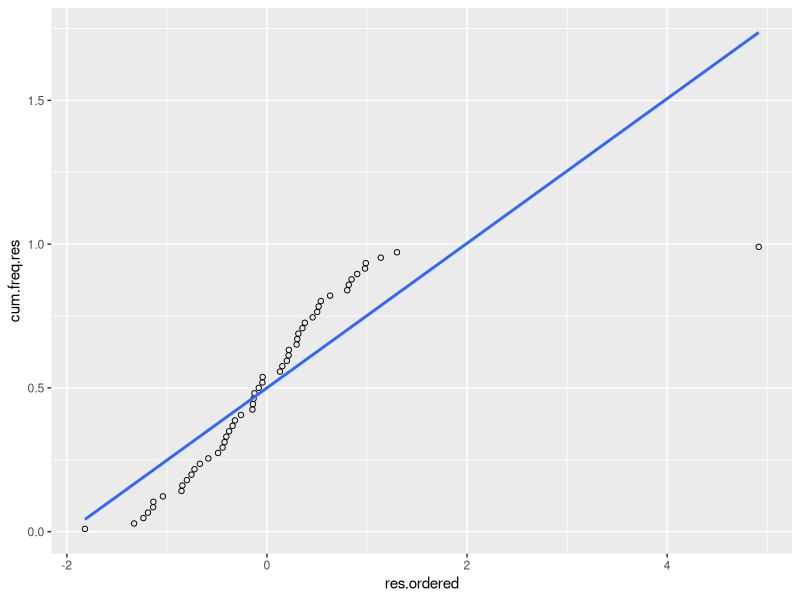

Write R code to recreate this figure. (Note: this script raises an error after producing the figure.)
# Custom functions for multivariate statistics

# Creation date: 
#   2016-02-10
# Created by: 
#   HS
# Objective:
#   Function for residual analytics. Getting analytics like Cook's distance and leverage including cut-off values.
# Usage: 
#   residual.analytics(d.f, x, y, formula.to.choose=lm)
# Input: 
#   d.f: input data.frame
# defining y and x columns
#   y <- colnames(tab.D.14)[1]
#   x <- colnames(tab.D.14)[2]
#   formula.to.choose:
#     - "lm": linear model (= standard)
#     - else: quad model
# Output:
#   data.frame with residual analytics

# loading custom functions for the analysis of residuals:
# source("path/to/custom.functions.R") # OR
# library(devtools) # needed for https source from github
# source_url('https://raw.githubusercontent.com/SperlingH/multiple_Regression_and_ANOVA/master/custom.functions.R')


residual.analytics <- function(d.f, x, y, formula.to.choose = "lm"){
  # choose model
  if (formula.to.choose == "lm"){
    # linear model [y ~ x]
    formula.1 <- as.formula(paste(y , " ~ " , x))
  }
  else
    # quadric model [y ~ x + x^2]
    formula.1 = as.formula(paste(y , " ~ " , x , " + I(" , x , "^2)"))
  
  ## FixMe: übrige Eingaben werden als Formel interpretiert
  
  # get residuals 
  d.f.lm <- lm(formula = formula.1, data = d.f)
  d.f.lm.res <- d.f
  d.f.lm.res$raw.residuals <- d.f.lm$residuals
  d.f.lm.res$stand.residuals <- d.f.lm$residuals/summary(d.f.lm)$sigma
  d.f.lm.res$stand.res.crit <- d.f.lm.res$stand.residuals > 2
  d.f.lm.res$stud.res <- rstandard(d.f.lm) 
  d.f.lm.res$stud.res.crit <- d.f.lm.res$stud.res > 2
  d.f.lm.res$stud.del.res <- rstudent(d.f.lm) 
  d.f.lm.res$stud.del.res.crit <- d.f.lm.res$stud.del.res > 2
  d.f.lm.res$cooks.dist <- cooks.distance(d.f.lm)
  d.f.lm.res$cooks.dist.crit <- d.f.lm.res$cooks.dist > 1
  d.f.lm.res$leverage <- hatvalues(d.f.lm) 
  k <- 1 # FixMe: create function to extract number of variables
  d.f.lm.res$exp.leverage <- (2*(k+1)/length(d.f.lm.res$leverage))
  d.f.lm.res$leverage.crit <- d.f.lm.res$leverage > d.f.lm.res$exp.leverage
  d.f.lm.res
}

# call function
tab.D.14 <- read.csv("tab.D.14.csv")
#d.f.lm.res <- residual.analytics(tab.D.14, colnames(tab.D.14)[2], colnames(tab.D.14)[1])
d.f.lm.res <- residual.analytics(tab.D.14, "U.ag", "A")
d.f.lm.res

#########################################################################################################

# Creation date: 
#   2016-02-10
# Created by: 
#   HS
# Objective: 
#   plotting polynomal regression
# Usage: 
#   
# Input: 
# 
# Output:
#   

# function for analytic plots:
residual.analytic.plots <- function(d.f.lm.res){
  require("ggplot2")
  # normal probability plot
  res.ordered <- sort(d.f.lm.res$stand.residuals)
  rank.res <- c(1:length(d.f.lm.res$stand.residuals)) 
  cum.freq.res <- (rank.res - 0.5)/length(d.f.lm.res$stand.residuals) # cumulative frequency
  tab.norm <- data.frame(res.ordered,rank.res,cum.freq.res )
  normal.probability.plot <- ggplot(tab.norm , aes(x=res.ordered, y=cum.freq.res)) +
    geom_point(shape=1) + 
    geom_smooth(method=lm,   # Add linear regression line
                se=FALSE)    # Don't add shaded confidence region
  ## FIXME: ADD markings for points with high leverage/ cook's distance
  print(normal.probability.plot)
  
  # plot of raw residuals
  raw.residuals.x <- ggplot(d.f.lm.res, aes(d.f.lm.res[,2], raw.residuals)) +
    geom_point(shape=1)+ 
    geom_hline(y=0, col="darkgrey", size=2)+
    labs(x=colnames(d.f.lm.res[2]), y = "raw residuals")
  ## FIXME: ADD markings for points with high leverage/ cook's distance
  print(raw.residuals.x)
  
  # plot of raw residuals
  raw.residuals.y <- ggplot(d.f.lm.res, aes(d.f.lm.res[,1], raw.residuals)) +
    geom_point(shape=1)+ 
    geom_hline(y=0, col="darkgrey", size=2)+
    labs(x=colnames(d.f.lm.res[1]), y = "raw residuals")
  ## FIXME: Add posssibiliy to export graphs with corresponding flag in the function call
  # ggsave(raw.residuals.y, filename="test.png")#format(Sys.time(), "%H:%M:%S %d-%b-%Y ")
  ## FIXME: ADD markings for points with high leverage/ cook's distance
  print(raw.residuals.y)
}

# function call
tab.D.14 <- read.csv("tab.D.14.csv")
residual.analytic.plots(d.f.lm.res)